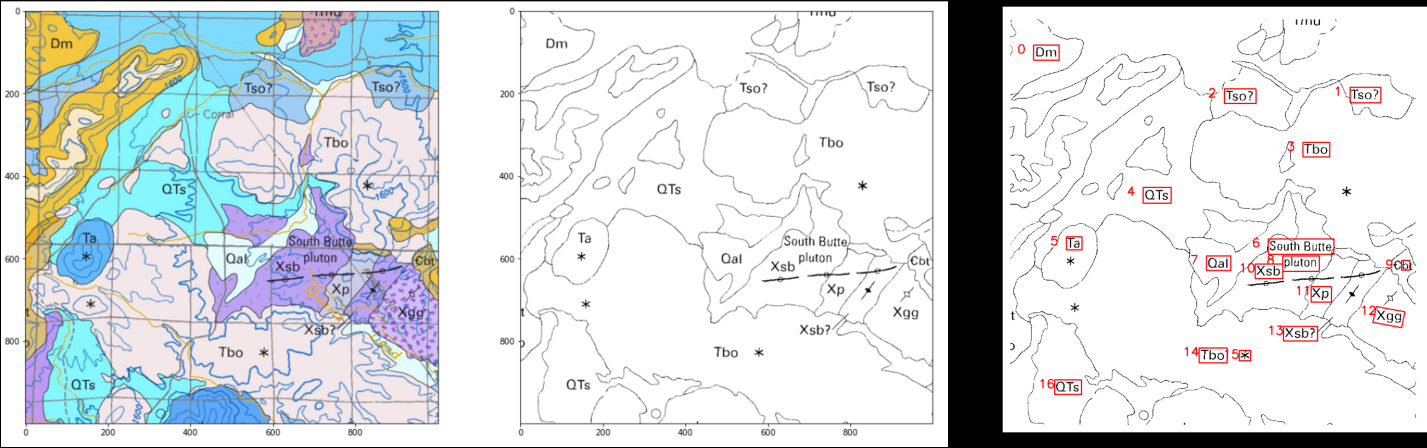
#> input picture images/OCR.png, 4280 x 1342 px (shown at 1/3 size)
$ python -i dataPrep.py   (imports and definitions only)
#> lines starting #> are read from the running program, lines starting #| are printed output that depends on the picture; after the words box and inside, x2 and y2 are one past the last pixel; in counts of white or black regions, pixels touching at a corner belong together
#> further down, picture is the input picture: shape (1342, 4280, 3); mean B, G, R 222.8, 220.8, 216.3
# Data Prep Functions
import os
import cv2
import json
import numpy as np
from tqdm import tqdm
from math import floor, ceil
from patchify import patchify

def crop_map(image):
    ### image is a np array of the base image you want to crop the map out of. This function returns the same size image with all of the non-map content masked to black.
    ### If we need to explain this this function basically just does contour dectection and selects the largest feature in the image, this is almost always the map. there are a couple extra steps to deal with black borders and noise in the image as well
    gray = cv2.cvtColor(image, cv2.COLOR_BGR2GRAY)  # greyscale image
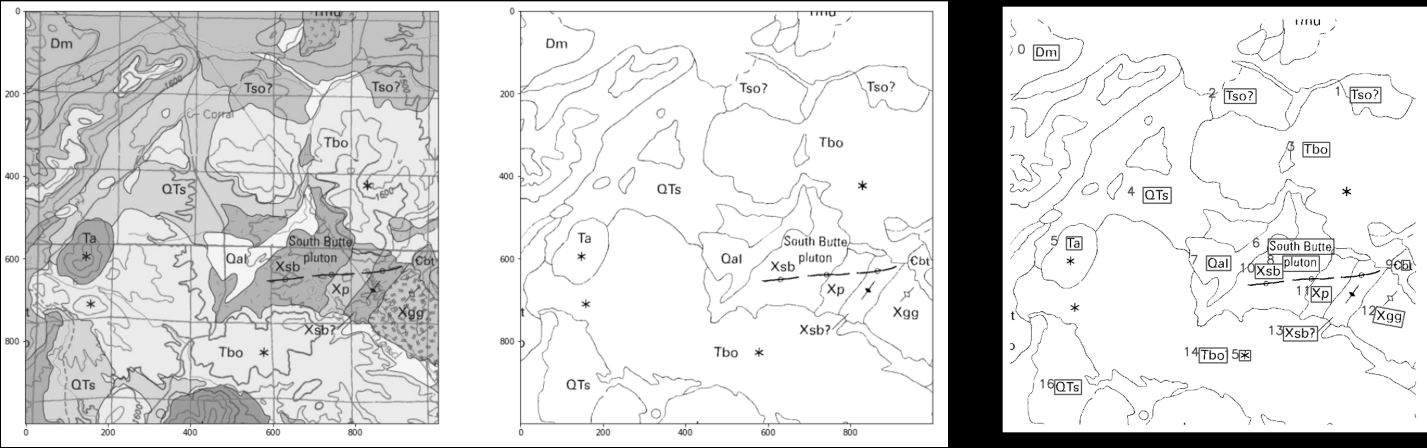
#> gray: shape (1342, 4280) (shown at 1/3 size); min 0, max 255, mean 219.7
    # Detect Background Color
    pix_hist = cv2.calcHist([gray],[0],None,[256],[0,256])
#> pix_hist = 256 values, max 3485490 at index 255, min 133 at index 8, mean 22436.6
    background_pix_value = np.argmax(pix_hist, axis=None)
#> background_pix_value = 255

    # Flood fill borders to deal black borders
    height, width = gray.shape[:2]
#> height = 1342; width = 4280
    corners = [[0,0],[0,height-1],[width-1, 0],[width-1, height-1]]
    for c in corners:
        cv2.floodFill(gray, None, (c[0],c[1]), 255)
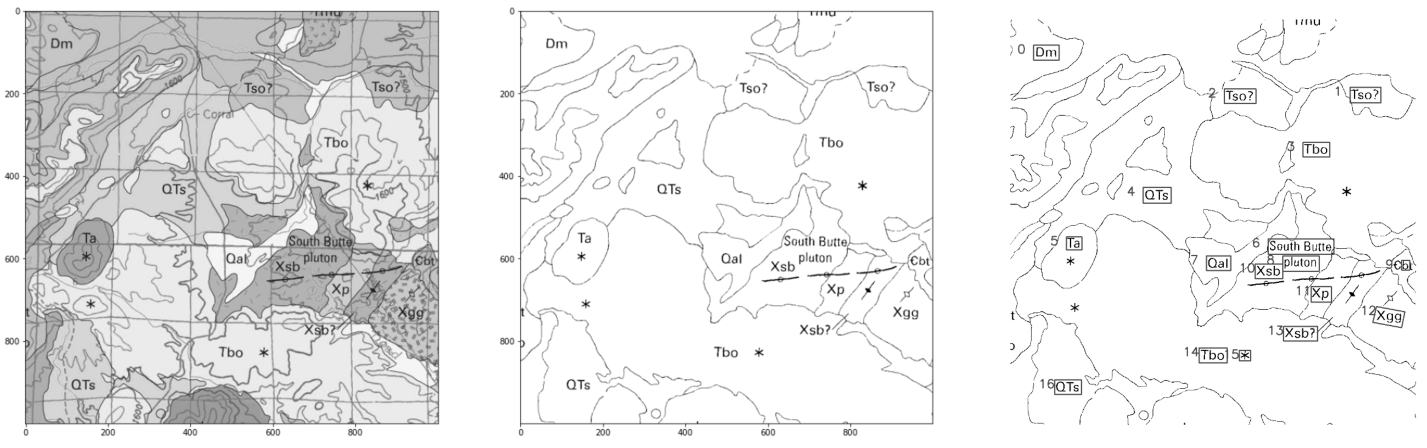
#> gray: shape (1342, 4280) (shown at 1/3 size); 5.59% of pixels changed, all inside (x1, y1, x2, y2) = (0, 0, 4280, 1342)

    # AdaptiveThreshold to remove noise
    thresh = cv2.adaptiveThreshold(gray, 255, cv2.ADAPTIVE_THRESH_GAUSSIAN_C, cv2.THRESH_BINARY_INV, 21, 4)
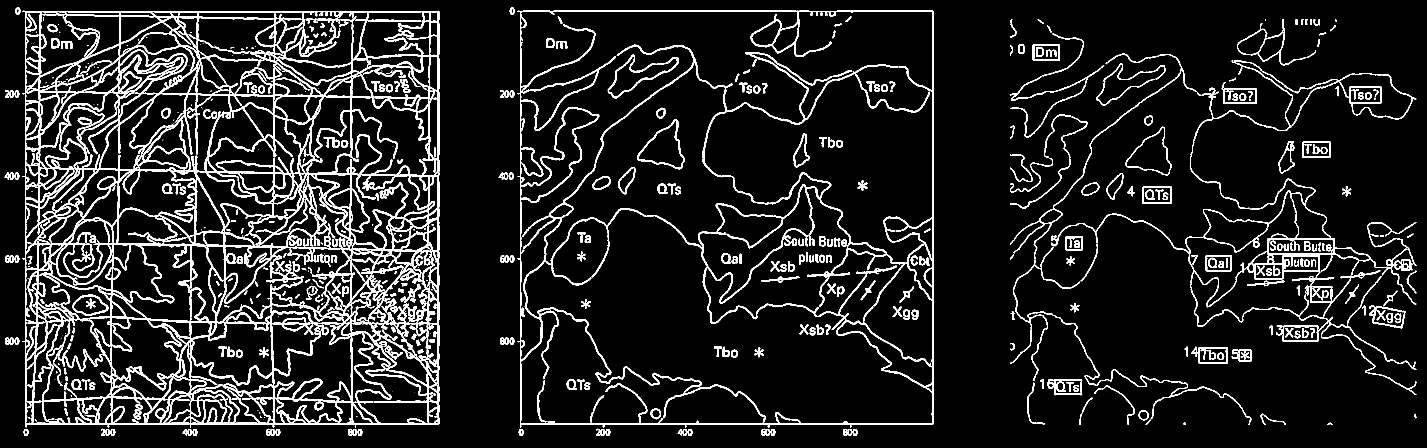
#> thresh: shape (1342, 4280) (shown at 1/3 size); 9.8% white; 645 white regions (156 under 20 px), largest, box (x1, y1, x2, y2) and area: (68, 32, 1318, 1283) 319305, (1553, 32, 2801, 1283) 85032, (3707, 554, 4249, 913) 10291

    # Edge Detection
    thresh_blur = cv2.GaussianBlur(thresh, (11, 11), 0)
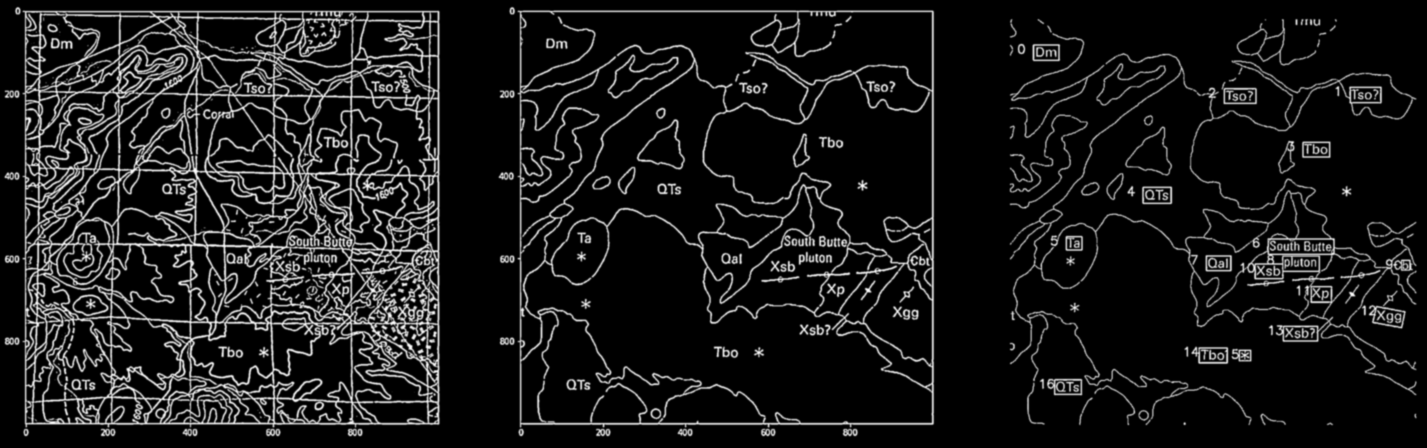
#> thresh_blur: shape (1342, 4280) (shown at 1/3 size); min 0, max 255, mean 25.1
    canny = cv2.Canny(thresh_blur, 0, 200)
#> canny: shape (1342, 4280); 5.1% white in thin lines or dots
    canny_dilate = cv2.dilate(canny, cv2.getStructuringElement(cv2.MORPH_ELLIPSE, (7, 7)))
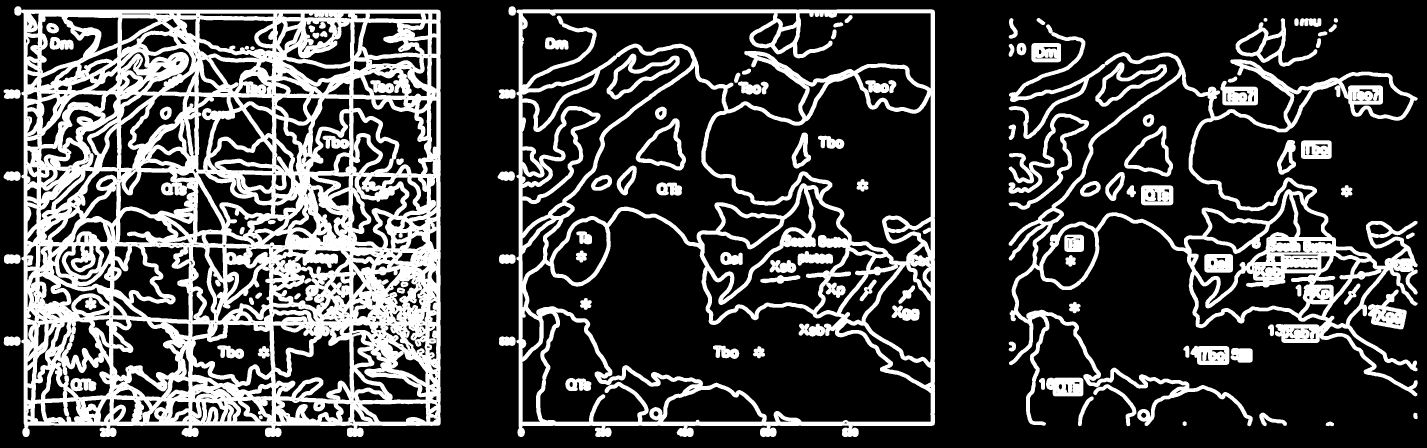
#> canny_dilate: shape (1342, 4280) (shown at 1/3 size); 26.4% white; 110 white regions

    # Finding contours for the detected edges.
    contours, hierarchy = cv2.findContours(canny_dilate, cv2.RETR_LIST, cv2.CHAIN_APPROX_NONE)
#> contours = 2322 contours, 1386 with area under 20; largest, box (x1, y1, x2, y2) and area: (43, 19, 1322, 1312) 1564915, (1549, 28, 2805, 1312) 1564228, (3026, 73, 4253, 1279) 464118, (1577, 632, 2793, 1266) 322436, (1566, 39, 2793, 366) 207278

    # Keeping only the largest detected contour.
    contour = sorted(contours, key=cv2.contourArea, reverse=True)[0]
#> contour = contour of 5642 points, box (x1, y1, x2, y2) (43, 19, 1322, 1312), area 1564915

    # Mask everything that is not the map
    mask = np.zeros_like(image)
    cv2.fillPoly(mask, pts=[contour], color=(255,255,255))
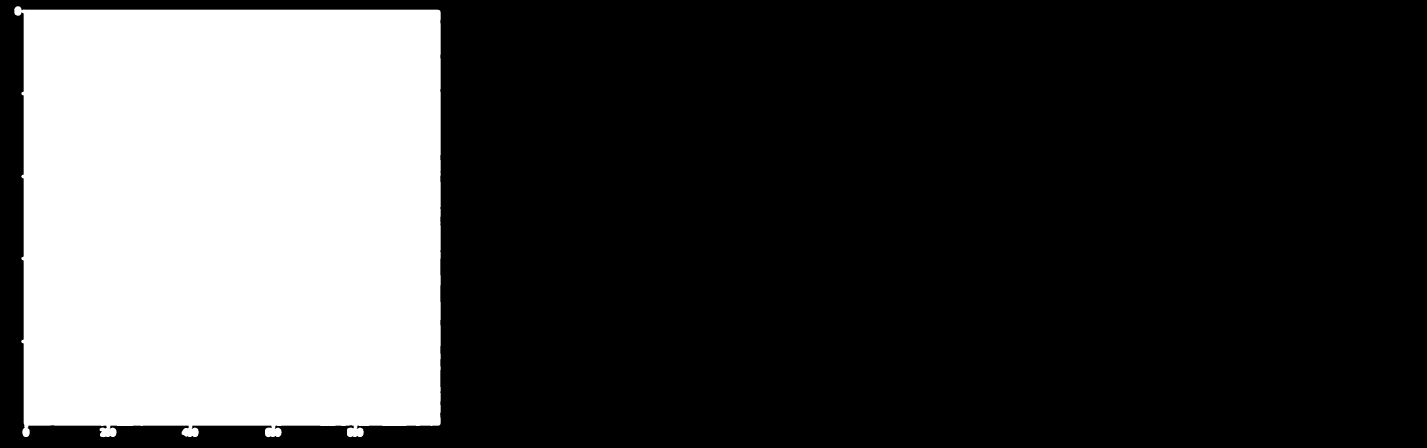
#> mask: shape (1342, 4280, 3) (shown at 1/3 size); 27.3% white; 1 white region, box (x1, y1, x2, y2) and area: (43, 19, 1322, 1312) 1567737
    masked_image = cv2.bitwise_and(image, mask)
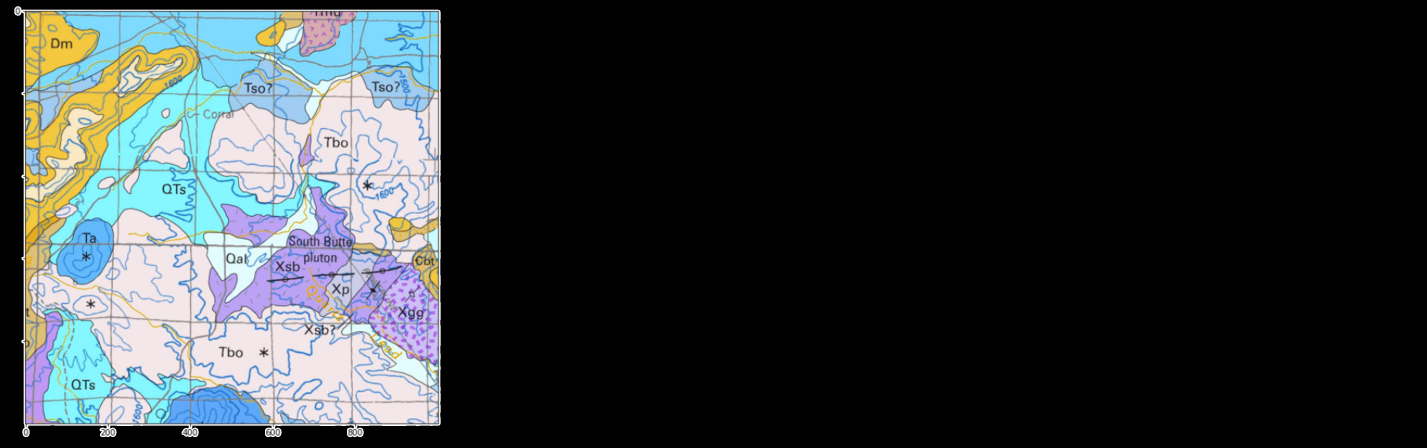
#> masked_image: shape (1342, 4280, 3) (shown at 1/3 size); mean B, G, R 56.7, 54.8, 49.3

    return masked_image

# [103 lines left out: functions patch_map_directory, build_legend_dictionary, not called in this run]

# Utility math function
def clamp(value, lower_bound=0.0, upper_bound=1.0):
    return max(min(value, upper_bound), lower_bound)

# [119 lines left out: functions place_glyph, create_synthetic_training_data, main, not called in this run]

# [2 lines not run here, left out]

>>> import cv2
>>> picture = cv2.imread('images/OCR.png')
>>> result = crop_map(picture)

$ run again, on images/poly_performance_2.png
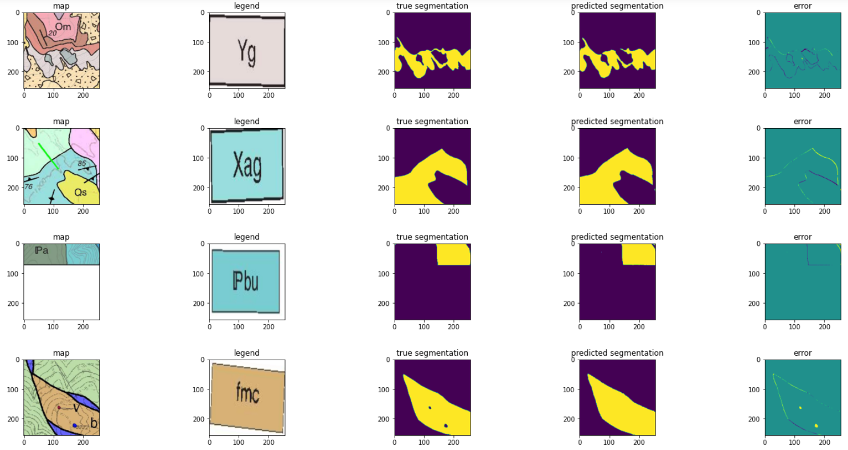
#> input picture images/poly_performance_2.png, 848 x 450 px
#> picture is the input picture: shape (450, 848, 3); mean B, G, R 213, 213.9, 212.2
#> pix_hist = 256 values, max 249290 at index 255, min 5 at index 2, mean 1490.6
#> background_pix_value = 255
#> thresh: shape (450, 848); 12.6% white; 395 white regions (210 under 20 px), largest, box (x1, y1, x2, y2) and area: (578, 12, 656, 91) 3149, (393, 12, 471, 91) 3104, (578, 359, 656, 438) 2674
#> canny: shape (450, 848); 6.2% white in thin lines or dots
#> in crop_map, `canny_dilate = cv2.dilate(canny, cv2.getStructuringElement(cv2.MORPH_E..`:
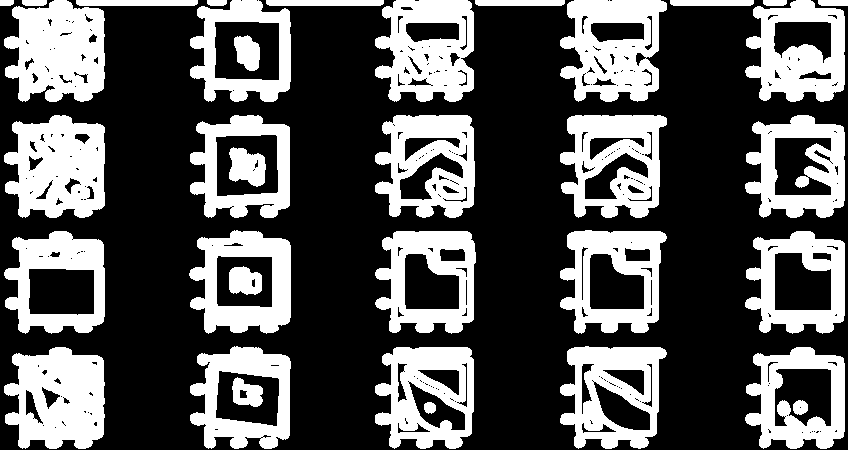
#> canny_dilate: shape (450, 848); 34% white; 35 white regions
#> contours = 405 contours, 257 with area under 20; largest, box (x1, y1, x2, y2) and area: (560, 230, 667, 334) 8494, (560, 115, 667, 218) 8471, (560, 346, 667, 449) 8363, (375, 231, 476, 334) 8280, (189, 230, 291, 334) 8278
#> contour = contour of 455 points, box (x1, y1, x2, y2) (560, 230, 667, 334), area 8494
#> in crop_map, `cv2.fillPoly(mask, pts=[contour], color=(255,255,255))`:
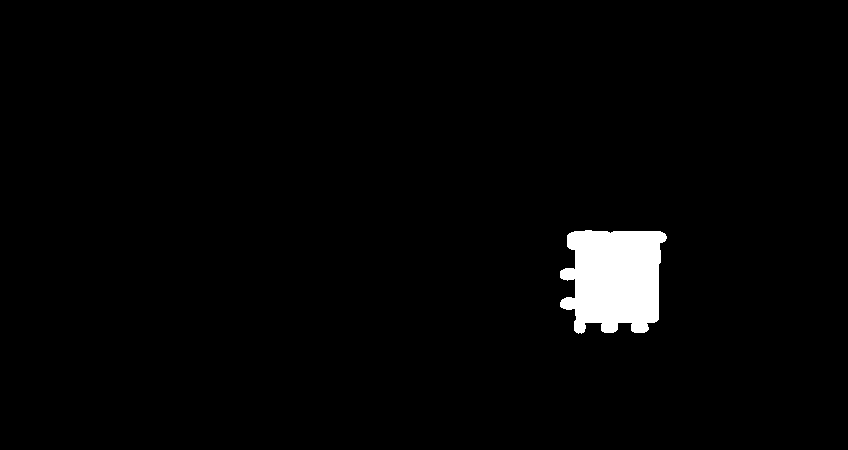
#> mask: shape (450, 848, 3); 2.3% white; 1 white region, box (x1, y1, x2, y2) and area: (560, 230, 667, 334) 8723
